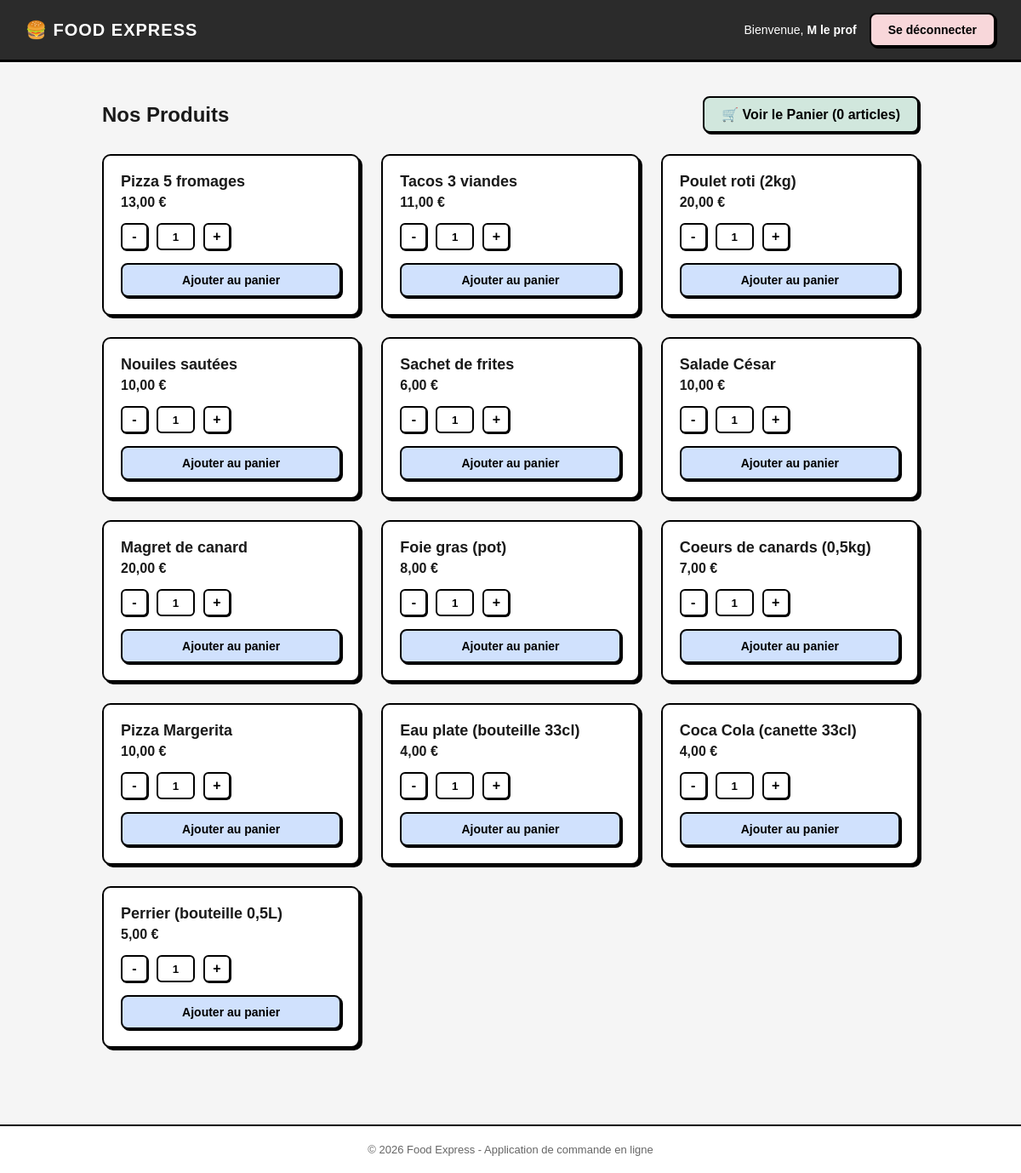
/pages/menu.php, run on the app's committed database.
### tables this page shows
CREATE TABLE produit(
   idPROD BIGINT AUTO_INCREMENT,
   libellePROD VARCHAR(100),
   prixHT DECIMAL(13,3),
   PRIMARY KEY(idPROD)
);

### pages/menu.php (the view, shortened to what this page needs)
<?php
require "../function_db/db.php";
$stmt = $pdo->query("SELECT * FROM produit");
$rows = $stmt->fetchAll(PDO::FETCH_ASSOC);
$nbArticles = isset($_SESSION['panier']) ? array_sum($_SESSION['panier']) : 0;
?>
<!DOCTYPE html>
<html lang="fr">
    <head>
        <link rel="stylesheet" href="../css/maincss.css">
    </head>
    <body>
        <header>
            <div class="logo">🍔 Food Express</div>
            <div class="user-info">
                <span>Bienvenue, <strong>M le prof</strong></span>
                <a href="../main.php" class="btn btn-red">Se déconnecter</a>
            </div>
        </header>
        <div class="container">
            <div class="top-bar">
                <h2>Nos Produits</h2>
                <a href="panier.php" class="btn btn-green" style="font-size: 16px;">🛒 Voir le Panier (<?php echo $nbArticles; ?> articles)</a>
            </div>
            <div class="product-grid">
                <?php
                    if (!empty($rows)) {
                        foreach($rows as $row) {
                            echo "<form method='post' class='product-card'>";
                                echo "<div>";
                                    echo "<div class='product-title'>".htmlspecialchars($row["libellePROD"])."</div>";
                                    echo "<div class='product-price'>".number_format($row["prixHT"], 2, ',', ' ')." €</div>";
                                echo "</div>";
                                echo "<div>";
                                    echo "<div class='qty-controls'>";
                                        echo "<button type='button' class='qty-btn' onclick='changerQuantite(this, -1)'>-</button>";
                                        echo "<input type='text' name='quantite' class='qty-input' value='1' readonly>";
                                        echo "<button type='button' class='qty-btn' onclick='changerQuantite(this, 1)'>+</button>";
                                    echo "</div>";
                                    echo "<button type='submit' class='btn btn-blue' style='width: 100%;'>Ajouter au panier</button>";
                                echo "</div>";
                            echo "</form>";
                        }
                    } else {
                        echo "<p>Aucun produit disponible pour le moment.</p>";
                    }
                ?>
            </div>
        </div>
    </body>
    <footer>
                © 2026 Food Express - Application de commande en ligne
    </footer>
</html>

### css/maincss.css (style rules this page uses)
* { box-sizing: border-box; font-family: Arial, Helvetica, sans-serif; margin: 0; padding: 0; }
body { background-color: #f5f5f5; color: #1a1a1a; display: flex; flex-direction: column; min-height: 100vh; }
header { background-color: #2b2b2b; color: #ffffff; padding: 15px 30px; display: flex; justify-content: space-between; align-items: center; border-bottom: 3px solid #000000; }
.logo { font-size: 20px; font-weight: bold; letter-spacing: 1px; text-transform: uppercase; }
.user-info { display: flex; align-items: center; gap: 15px; font-size: 14px; }
footer { text-align: center; padding: 20px; background-color: #ffffff; border-top: 2px solid #000000; margin-top: 50px; font-size: 13px; color: #666666; }
.container { max-width: 1000px; margin: 40px auto; padding: 0 20px; flex: 1; width: 100%; }
.btn { padding: 10px 20px; border: 2px solid #000000; border-radius: 8px; font-weight: bold; cursor: pointer; text-decoration: none; display: inline-block; font-size: 14px; box-shadow: 2px 2px 0px #000000; transition: transform 0.1s; text-align: center; }
.btn-blue { background-color: #d0e1fd; color: #000000; }
.btn-green { background-color: #d1e7dd; color: #000000; }
.btn-red { background-color: #f8d7da; color: #000000; }
.top-bar { display: flex; justify-content: space-between; align-items: center; margin-bottom: 25px; }
.product-grid { display: grid; grid-template-columns: repeat(auto-fill, minmax(280px, 1fr)); gap: 25px; }
.product-card { background-color: #ffffff; border: 2px solid #000000; border-radius: 10px; padding: 20px; box-shadow: 3px 3px 0px #000000; display: flex; flex-direction: column; justify-content: space-between; }
.product-title { font-size: 18px; font-weight: bold; margin-bottom: 5px; }
.product-price { font-size: 16px; font-weight: bold; margin-bottom: 15px; }
.qty-controls { display: flex; align-items: center; gap: 10px; margin-bottom: 15px; }
.qty-btn { width: 32px; height: 32px; border: 2px solid #000000; background: #ffffff; font-weight: bold; font-size: 16px; cursor: pointer; border-radius: 6px; box-shadow: 1px 1px 0px #000000; }
.qty-input { width: 45px; height: 32px; text-align: center; border: 2px solid #000000; border-radius: 6px; font-weight: bold; }

### data on the page
produit: libellePROD "Pizza 5 fromages", prixHT "13,00"
produit: libellePROD "Tacos 3 viandes", prixHT "11,00"
produit: libellePROD "Poulet roti (2kg)", prixHT "20,00"
produit: libellePROD "Nouiles sautées", prixHT "10,00"
produit: libellePROD "Sachet de frites", prixHT "6,00"
produit: libellePROD "Salade César", prixHT "10,00"
produit: libellePROD "Magret de canard", prixHT "20,00"
produit: libellePROD "Foie gras (pot)", prixHT "8,00"
produit: libellePROD "Coeurs de canards (0,5kg)", prixHT "7,00"
produit: libellePROD "Pizza Margerita", prixHT "10,00"
produit: libellePROD "Eau plate (bouteille 33cl)", prixHT "4,00"
produit: libellePROD "Coca Cola (canette 33cl)", prixHT "4,00"
produit: libellePROD "Perrier (bouteille 0,5L)", prixHT "5,00"

### other printed values
$nbArticles "0"
